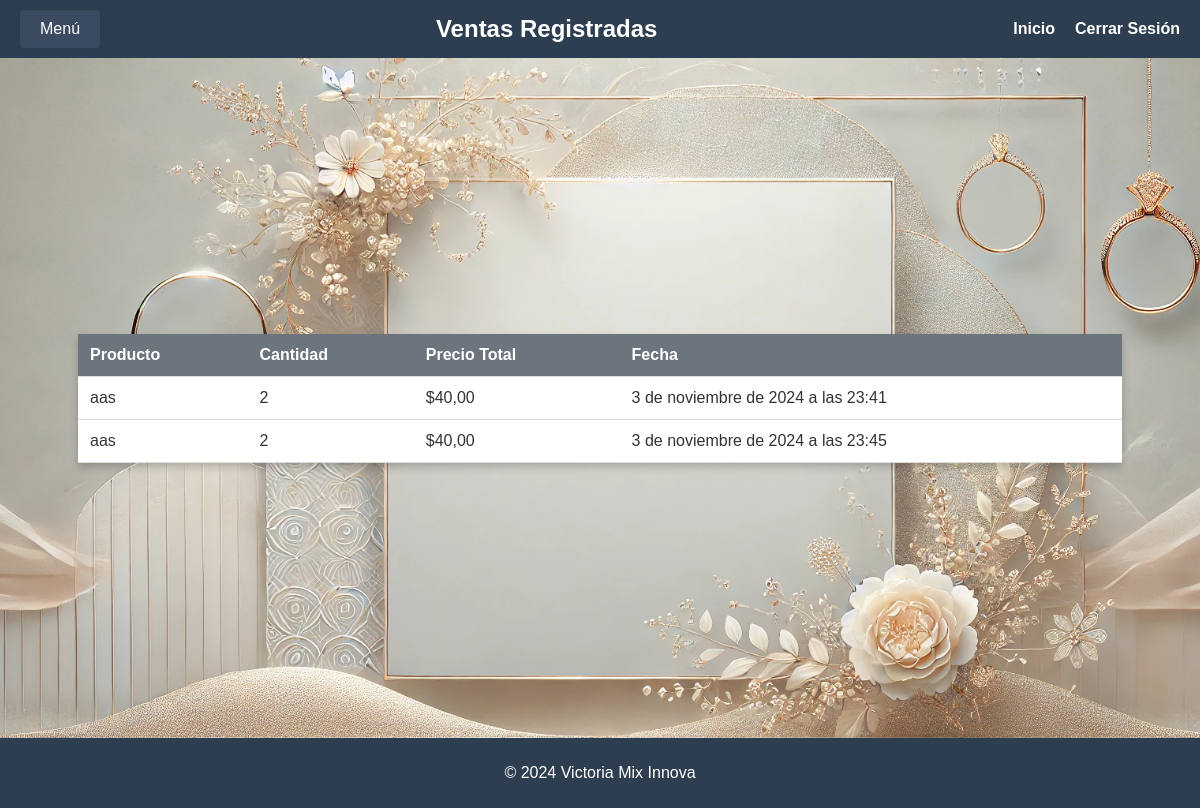
/ventas/listar/ (signed in), run on an earlier commit of the app's database.
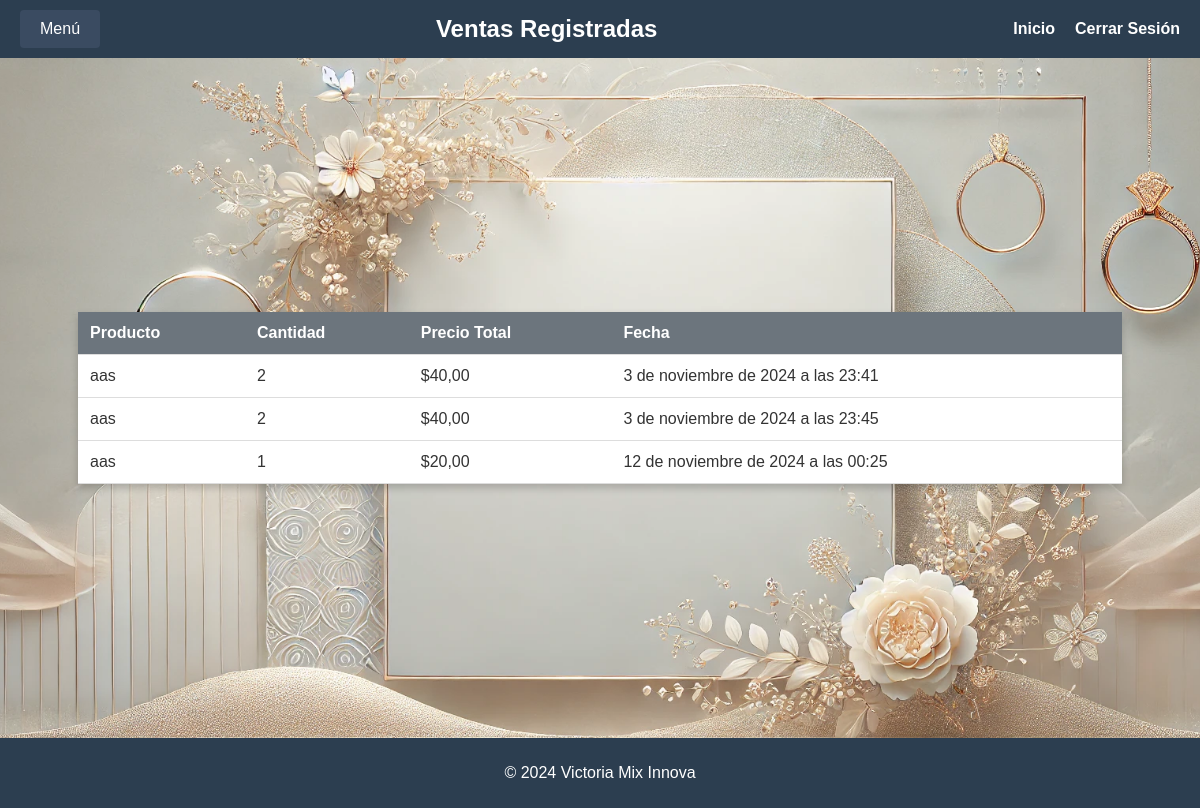
And on a later commit of the database.
### ventas/models.py (models this page shows, shortened)
class Venta(models.Model):
    producto = models.ForeignKey(Producto, on_delete=models.CASCADE)
    cantidad = models.PositiveIntegerField()
    precio_total = models.DecimalField(max_digits=10, decimal_places=2)
    fecha = models.DateTimeField(auto_now_add=True)

### inventario/models.py (models this page shows, shortened)
class Producto(models.Model):
    nombre = models.CharField(max_length=100, verbose_name="Nombre del Producto")
    descripcion = models.TextField(blank=True, null=True, verbose_name="Descripción")
    precio = models.DecimalField(max_digits=10, decimal_places=2, verbose_name="Precio")
    stock = models.PositiveIntegerField(verbose_name="Cantidad en Stock")
    imagen = models.ImageField(upload_to='productos/', blank=True, null=True, verbose_name="Imagen del Producto")
    class Meta:
        verbose_name = "Producto"
        verbose_name_plural = "Productos"
        ordering = ['nombre']

### ventas/views.py (the view)
# urls.py: path('listar/', listar_ventas, name='listar_ventas'),          # URL para listar ventas (accesible solo para jefes)
@login_required
def listar_ventas(request):
    ventas = Venta.objects.all()
    return render(request, 'ventas/listar_ventas.html', {'ventas': ventas})

### ventas/templates/ventas/listar_ventas.html (shortened to what this page needs)
{% load static %}
<!DOCTYPE html>
<html lang="es">
<head>
    <link rel="stylesheet" href="{% static 'css/styles.css' %}">
    <link rel="stylesheet" href="{% static 'css/inventario.css' %}">
</head>
<body>
    <header>
        <div class="navbar">
            <div class="navbar-left">
                <div class="dropdown">
                    <button class="dropbtn">Menú</button>
                </div>
            </div>
            <h1 class="navbar-title">Ventas Registradas</h1>
            <div class="navbar-right">
                <a href="{% url 'home' %}">Inicio</a>
                <a href="{% url 'logout' %}">Cerrar Sesión</a>
            </div>
        </div>
    </header>
    <main>
        <table>
            <thead>
                <tr>
                    <th>Producto</th>
                    <th>Cantidad</th>
                    <th>Precio Total</th>
                    <th>Fecha</th>
                </tr>
            </thead>
            <tbody>
                {% for venta in ventas %}
                <tr>
                    <td>{{ venta.producto.nombre }}</td>
                    <td>{{ venta.cantidad }}</td>
                    <td>${{ venta.precio_total }}</td>
                    <td>{{ venta.fecha }}</td>
                </tr>
                {% endfor %}
            </tbody>
        </table>
    </main>
    <footer>
        <p>&copy; 2024 Victoria Mix Innova</p>
    </footer>
</body>
</html>

### static/css/styles.css (style rules this page uses)
.navbar { display: flex; justify-content: space-between; align-items: center; background-color: #2c3e50; padding: 10px 20px; }
.navbar-title { color: white; font-size: 24px; text-align: center; flex-grow: 1; margin: 0; }
.navbar-left, .navbar-right { display: flex; align-items: center; }
.navbar-right a { color: white; text-decoration: none; margin-left: 20px; font-weight: bold; }
.dropdown { position: relative; display: inline-block; }
.dropbtn { background-color: #3a4b61; color: white; padding: 10px 20px; font-size: 16px; border: none; cursor: pointer; border-radius: 4px; }
main { display: flex; justify-content: center; align-items: center; height: calc(100vh - 160px); padding: 20px; }
footer { background-color: #2c3e50; color: white; text-align: center; padding: 10px 0; position: relative; bottom: 0; width: 100%; }

### static/css/inventario.css (style rules this page uses)
body { background-image: url("/static/images/fondo_inventario.jpg"); background-size: cover; background-position: center; margin: 0; padding: 0; font-family: Arial, sans-serif; color: #333; }
h1 { text-align: center; color: #2c3e50; margin: 20px 0; }
table { width: 90%; margin: 20px auto; border-collapse: collapse; box-shadow: 0 4px 8px rgba(0, 0, 0, 0.2); background-color: white; }
th, td { padding: 12px; text-align: left; border-bottom: 1px solid #ddd; }
th { background-color: #6c757d; color: white; }
button { padding: 10px 15px; background-color: #28a745; color: white; border: none; border-radius: 4px; cursor: pointer; }

What changed in the data, as far as the page shows it:
added Venta: producto.nombre "aas", cantidad "1", precio_total "20,00", fecha "12 de noviembre de 2024 a las 00:25"
